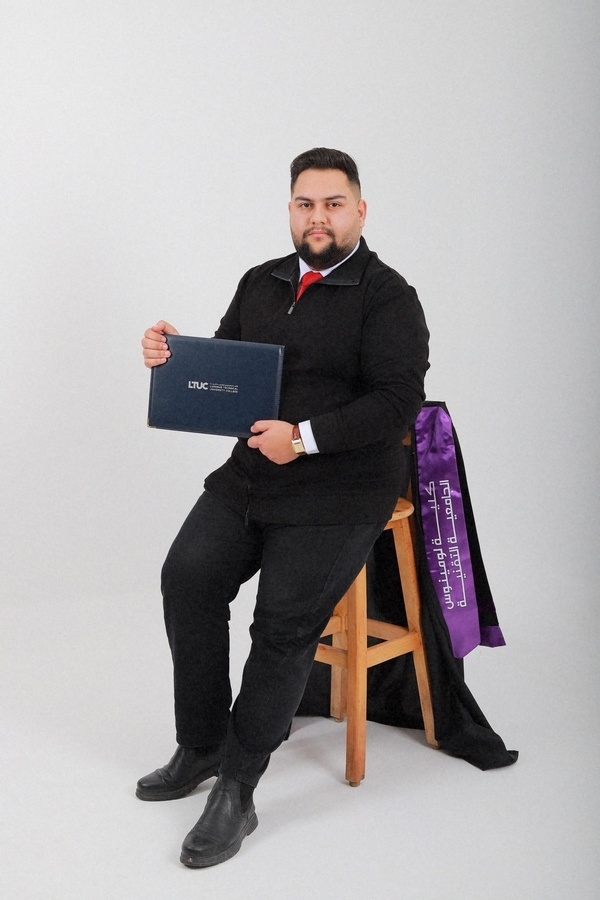
#> input picture media/photos/2026/03/IMG_0088__iso_noise.jpg, 600 x 900 px
$ python -i features.py   (imports and definitions only)   (older library calls are emulated)
#> lines starting #> are read from the running program, lines starting #| are printed output that depends on the picture
"""
features.py
-----------
Extracts the 18-feature vector that the trained ensemble model expects.

Feature order (must never change — model was trained on this):
  0  laplacian_var      — overall sharpness (Laplacian variance)
  1  center_sharpness   — sharpness in the centre crop (subject area)
  2  sobel_var          — edge sharpness (Sobel gradient mean)
  3  fft_mean           — high-frequency energy via FFT (detail/blur proxy)
  4  brightness         — mean brightness (HSV value channel)
  5  brightness_std     — brightness spread (exposure evenness)
  6  is_too_dark        — hard flag: brightness < 60
  7  is_too_bright      — hard flag: brightness > 220
  8  contrast           — greyscale standard deviation
  9  noise              — Gaussian-blur residual (grain estimate)
  10 saturation         — mean HSV saturation
  11 l_mean             — LAB lightness channel mean
  12 a_mean             — LAB green-red channel mean
  13 b_mean             — LAB blue-yellow channel mean
  14 entropy            — histogram entropy (tonal distribution)
  15 blown              — % pixels above 250 (blown highlights)
  16 crushed            — % pixels below 5 (crushed shadows)
  17 local_contrast     — local detail quality (high-pass RMS)

All images are resized to 224x224 before extraction (same as training).
Rotation is automatically corrected via EXIF and dimension check.
"""

import cv2
import numpy as np
from PIL import Image
import PIL.ExifTags


def read_image_corrected(image_path: str):
    """
    Load image and fix rotation via EXIF metadata.
    Falls back to dimension-based fix if no EXIF.
    Returns BGR numpy array or None.
    """
    try:
        pil_img = Image.open(image_path)
#> pil_img is the input picture: PIL image 600x900 RGB; mean R, G, B 169.6, 166.2, 167.3
        try:
            exif = pil_img._getexif()
            if exif:
                for tag, value in exif.items():
                    if PIL.ExifTags.TAGS.get(tag) == 'Orientation':
                        if value == 3:
                            pil_img = pil_img.rotate(180, expand=True)
                        elif value == 6:
                            pil_img = pil_img.rotate(270, expand=True)
                        elif value == 8:
                            pil_img = pil_img.rotate(90, expand=True)
                        break
        except Exception:
            pass
        img = cv2.cvtColor(np.array(pil_img), cv2.COLOR_RGB2BGR)
    except Exception:
        img = cv2.imread(image_path)

    if img is None:
        return None

    # Dimension-based fix (catches manipulated photos that lost EXIF)
    h, w = img.shape[:2]
#> h = 900; w = 600
    if w > h:
        img = cv2.rotate(img, cv2.ROTATE_90_COUNTERCLOCKWISE)

    return img


def extract_features(image_path: str) -> list:
    """
    Load image from path and return an 18-element list of floats.
    Raises ValueError if the image cannot be read.
    """
    img = read_image_corrected(image_path)
    if img is None:
        raise ValueError(f"Cannot read image: {image_path}")

    img  = cv2.resize(img, (224, 224))
#> img: shape (224, 224, 3)
    gray = cv2.cvtColor(img, cv2.COLOR_BGR2GRAY)
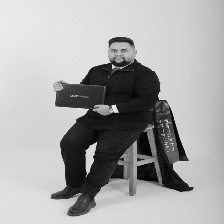
#> gray: shape (224, 224); min 0, max 240, mean 167.3
    hsv  = cv2.cvtColor(img, cv2.COLOR_BGR2HSV)
#> hsv: shape (224, 224, 3); mean H, S, V 77.8, 15.5, 171.2
    lab  = cv2.cvtColor(img, cv2.COLOR_BGR2LAB)
#> lab: shape (224, 224, 3); mean of channels 0, 1, 2 170.7, 129.7, 127.9

    # 0 - Overall Laplacian sharpness
    laplacian_var = float(cv2.Laplacian(gray, cv2.CV_64F).var())
#> laplacian_var = 1520.5

    # 1 - Centre-crop sharpness
    h, w = gray.shape
#> h = 224; w = 224
    center = gray[h // 4: 3 * h // 4, w // 4: 3 * w // 4]
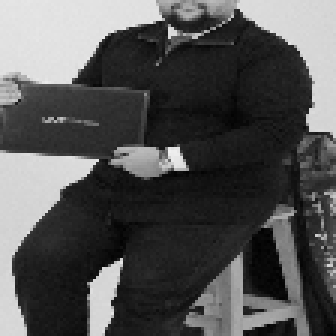
#> center: shape (112, 112) (shown 3 times larger); min 1, max 240, mean 82.7
    center_sharpness = float(cv2.Laplacian(center, cv2.CV_64F).var())
#> center_sharpness = 3723.1

    # 2 - Sobel edge sharpness
    sobelx   = cv2.Sobel(gray, cv2.CV_64F, 1, 0, ksize=3)
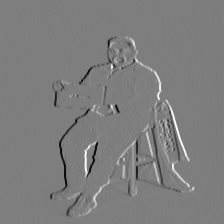
#> sobelx: shape (224, 224) float64; min -796, max 810, mean -1.6; drawn with min black and max white
    sobely   = cv2.Sobel(gray, cv2.CV_64F, 0, 1, ksize=3)
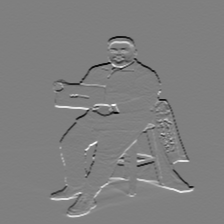
#> sobely: shape (224, 224) float64; min -841, max 841, mean -0.1; drawn with min black and max white
    sobel_var = float(np.hypot(sobelx, sobely).mean())
#> sobel_var = 43.09

    # 3 - FFT high-frequency mean
    fft      = np.fft.fftshift(np.fft.fft2(gray))
    fft_mean = float(np.mean(20 * np.log(np.abs(fft) + 1)))
#> fft_mean = 152

    # 4 & 5 - Brightness mean + std
    brightness     = float(np.mean(hsv[:, :, 2]))
#> brightness = 171.2
    brightness_std = float(np.std(hsv[:, :, 2]))
#> brightness_std = 75.04

    # 6 & 7 - Hard exposure flags
    is_too_dark   = 1.0 if brightness < 60  else 0.0
#> is_too_dark = 0
    is_too_bright = 1.0 if brightness > 220 else 0.0
#> is_too_bright = 0

    # 8 - Contrast
    contrast = float(gray.std())
#> contrast = 76.74

    # 9 - Noise
    blurred = cv2.GaussianBlur(gray, (5, 5), 0)
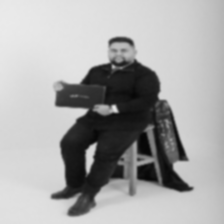
#> blurred: shape (224, 224); min 5, max 234, mean 167.3
    noise   = float(np.mean(np.abs(gray.astype(float) - blurred.astype(float))))
#> noise = 3.82

    # 10 - Saturation
    saturation = float(np.mean(hsv[:, :, 1]))
#> saturation = 15.54

    # 11, 12, 13 - LAB channels
    l_mean = float(np.mean(lab[:, :, 0]))
#> l_mean = 170.7
    a_mean = float(np.mean(lab[:, :, 1]))
#> a_mean = 129.7
    b_mean = float(np.mean(lab[:, :, 2]))
#> b_mean = 127.9

    # 14 - Histogram entropy
    hist      = cv2.calcHist([gray], [0], None, [256], [0, 256]).flatten()
#> hist = 256 values, max 1721 at index 214, min 0 at index 239, mean 196
    hist_norm = hist / hist.sum()
#> hist_norm = 256 values, max 0.0343 at index 214, min 0 at index 239, mean 0.00391
    entropy   = float(-np.sum(hist_norm * np.log2(hist_norm + 1e-10)))
#> entropy = 6.72

    # 15 - Blown highlights
    blown = float(np.sum(gray > 250) / gray.size)
#> blown = 0

    # 16 - Crushed shadows
    crushed = float(np.sum(gray < 5) / gray.size)
#> crushed = 0.000957

    # 17 - Local contrast (high-pass RMS)
    high_pass     = gray.astype(np.float32) - cv2.GaussianBlur(gray, (15, 15), 0)
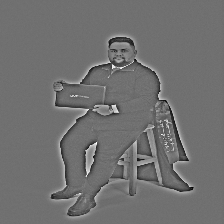
#> high_pass: shape (224, 224) float32; min -119, max 150, mean 0; drawn with min black and max white
    local_var     = cv2.GaussianBlur(high_pass ** 2, (15, 15), 0)
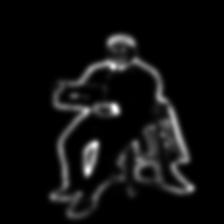
#> local_var: shape (224, 224) float32; min 0.719, max 5221.6, mean 314.4; drawn with min black and max white
    local_contrast = float(np.sqrt(np.mean(local_var)))
#> local_contrast = 17.73

    return [
        laplacian_var,
        center_sharpness,
        sobel_var,
        fft_mean,
        brightness,
        brightness_std,
        is_too_dark,
        is_too_bright,
        contrast,
        noise,
        saturation,
        l_mean,
        a_mean,
        b_mean,
        entropy,
        blown,
        crushed,
        local_contrast,
    ]

>>> result = extract_features('../media/photos/2026/03/IMG_0088__iso_noise.jpg')
#> result = [1520.5, 3723.1, 43.09, 152, 171.2, 75.04, 0, 0, 76.74, 3.82, 15.54, 170.7, 129.7, 127.9, 6.72, 0, 0.000957, 17.73]

$ run again, on media/photos/2026/03/IMG_0089__lens_flare.jpg
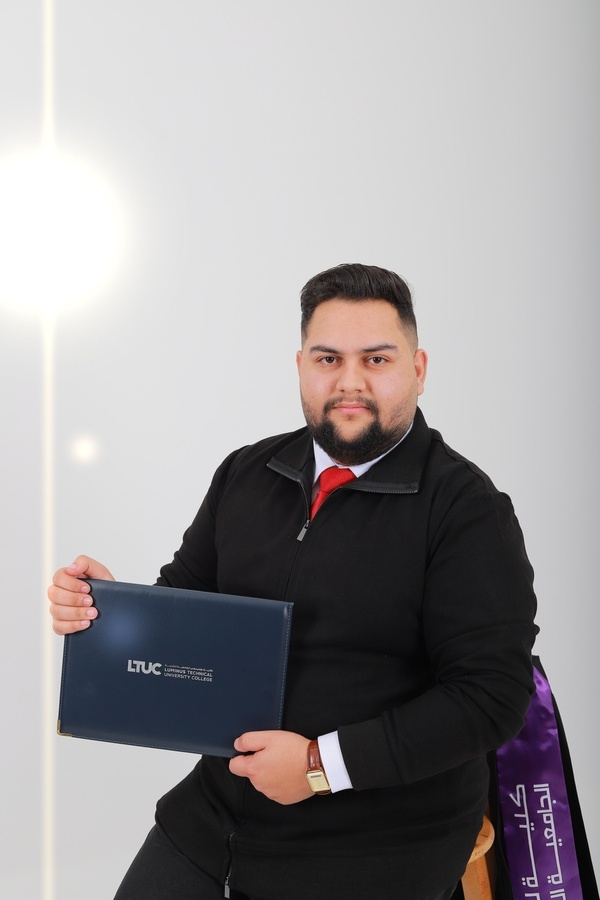
#> input picture media/photos/2026/03/IMG_0089__lens_flare.jpg, 600 x 900 px
#> in read_image_corrected, pil_img is the input picture: PIL image 600x900 RGB; mean R, G, B 154, 150.6, 152.1
#> hsv: shape (224, 224, 3); mean H, S, V 55.2, 20.1, 156.5
#> lab: shape (224, 224, 3); mean of channels 0, 1, 2 154.2, 129.8, 127.5
#> laplacian_var = 1321.7
#> center_sharpness = 1784.4
#> sobel_var = 35.51
#> fft_mean = 150.5
#> brightness = 156.5
#> brightness_std = 86.67
#> is_too_dark = 0
#> contrast = 88.25
#> in extract_features, `blurred = cv2.GaussianBlur(gray, (5, 5), 0)`:
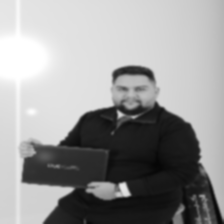
#> blurred: shape (224, 224); min 5, max 255, mean 151.7
#> noise = 2.88
#> saturation = 20.14
#> l_mean = 154.2
#> a_mean = 129.8
#> b_mean = 127.5
#> hist = 256 values, max 1887 at index 224, min 0 at index 0, mean 196
#> hist_norm = 256 values, max 0.0376 at index 224, min 0 at index 0, mean 0.00391
#> entropy = 6.82
#> blown = 0.0352
#> crushed = 9.96e-05
#> in extract_features, `local_var     = cv2.GaussianBlur(high_pass ** 2, (15, 15), 0)`:
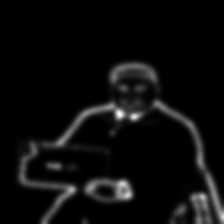
#> local_var: shape (224, 224) float32; min 0, max 5012.8, mean 247.1; drawn with min black and max white
#> local_contrast = 15.72
#> result = [1321.7, 1784.4, 35.51, 150.5, 156.5, 86.67, 0, 0, 88.25, 2.88, 20.14, 154.2, 129.8, 127.5, 6.82, 0.0352, 9.96e-05, 15.72]

$ run again, on media/photos/2026/03/IMG_0091__underexposure.jpg
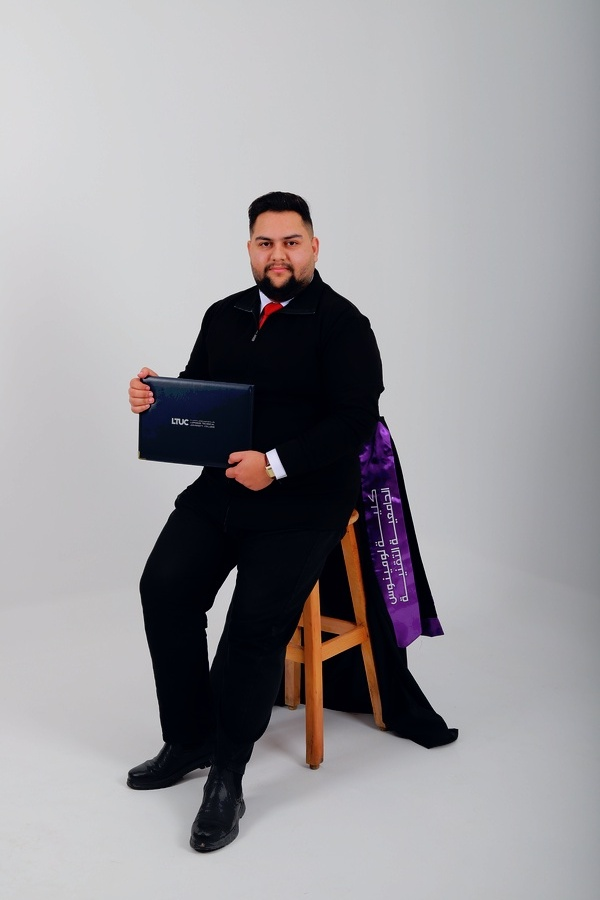
#> input picture media/photos/2026/03/IMG_0091__underexposure.jpg, 600 x 900 px
#> in read_image_corrected, pil_img is the input picture: PIL image 600x900 RGB; mean R, G, B 154.5, 152.4, 156.2
#> hsv: shape (224, 224, 3); mean H, S, V 113, 46.8, 159
#> lab: shape (224, 224, 3); mean of channels 0, 1, 2 158.2, 129.6, 126.7
#> laplacian_var = 1370.1
#> center_sharpness = 4005.2
#> sobel_var = 33.92
#> fft_mean = 150.9
#> brightness = 159
#> brightness_std = 70.42
#> is_too_dark = 0
#> contrast = 73.25
#> in extract_features, `blurred = cv2.GaussianBlur(gray, (5, 5), 0)`:
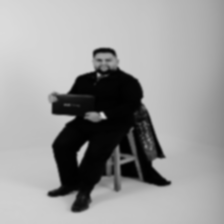
#> blurred: shape (224, 224); min 1, max 219, mean 153.4
#> noise = 2.7
#> saturation = 46.77
#> l_mean = 158.2
#> a_mean = 129.6
#> b_mean = 126.7
#> hist = 256 values, max 1658 at index 195, min 0 at index 222, mean 196
#> hist_norm = 256 values, max 0.033 at index 195, min 0 at index 222, mean 0.00391
#> entropy = 6.5
#> blown = 0
#> crushed = 0.0905
#> in extract_features, `local_var     = cv2.GaussianBlur(high_pass ** 2, (15, 15), 0)`:
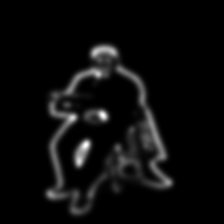
#> local_var: shape (224, 224) float32; min 0.000908, max 5941.1, mean 280.2; drawn with min black and max white
#> local_contrast = 16.74
#> result = [1370.1, 4005.2, 33.92, 150.9, 159, 70.42, 0, 0, 73.25, 2.7, 46.77, 158.2, 129.6, 126.7, 6.5, 0, 0.0905, 16.74]
